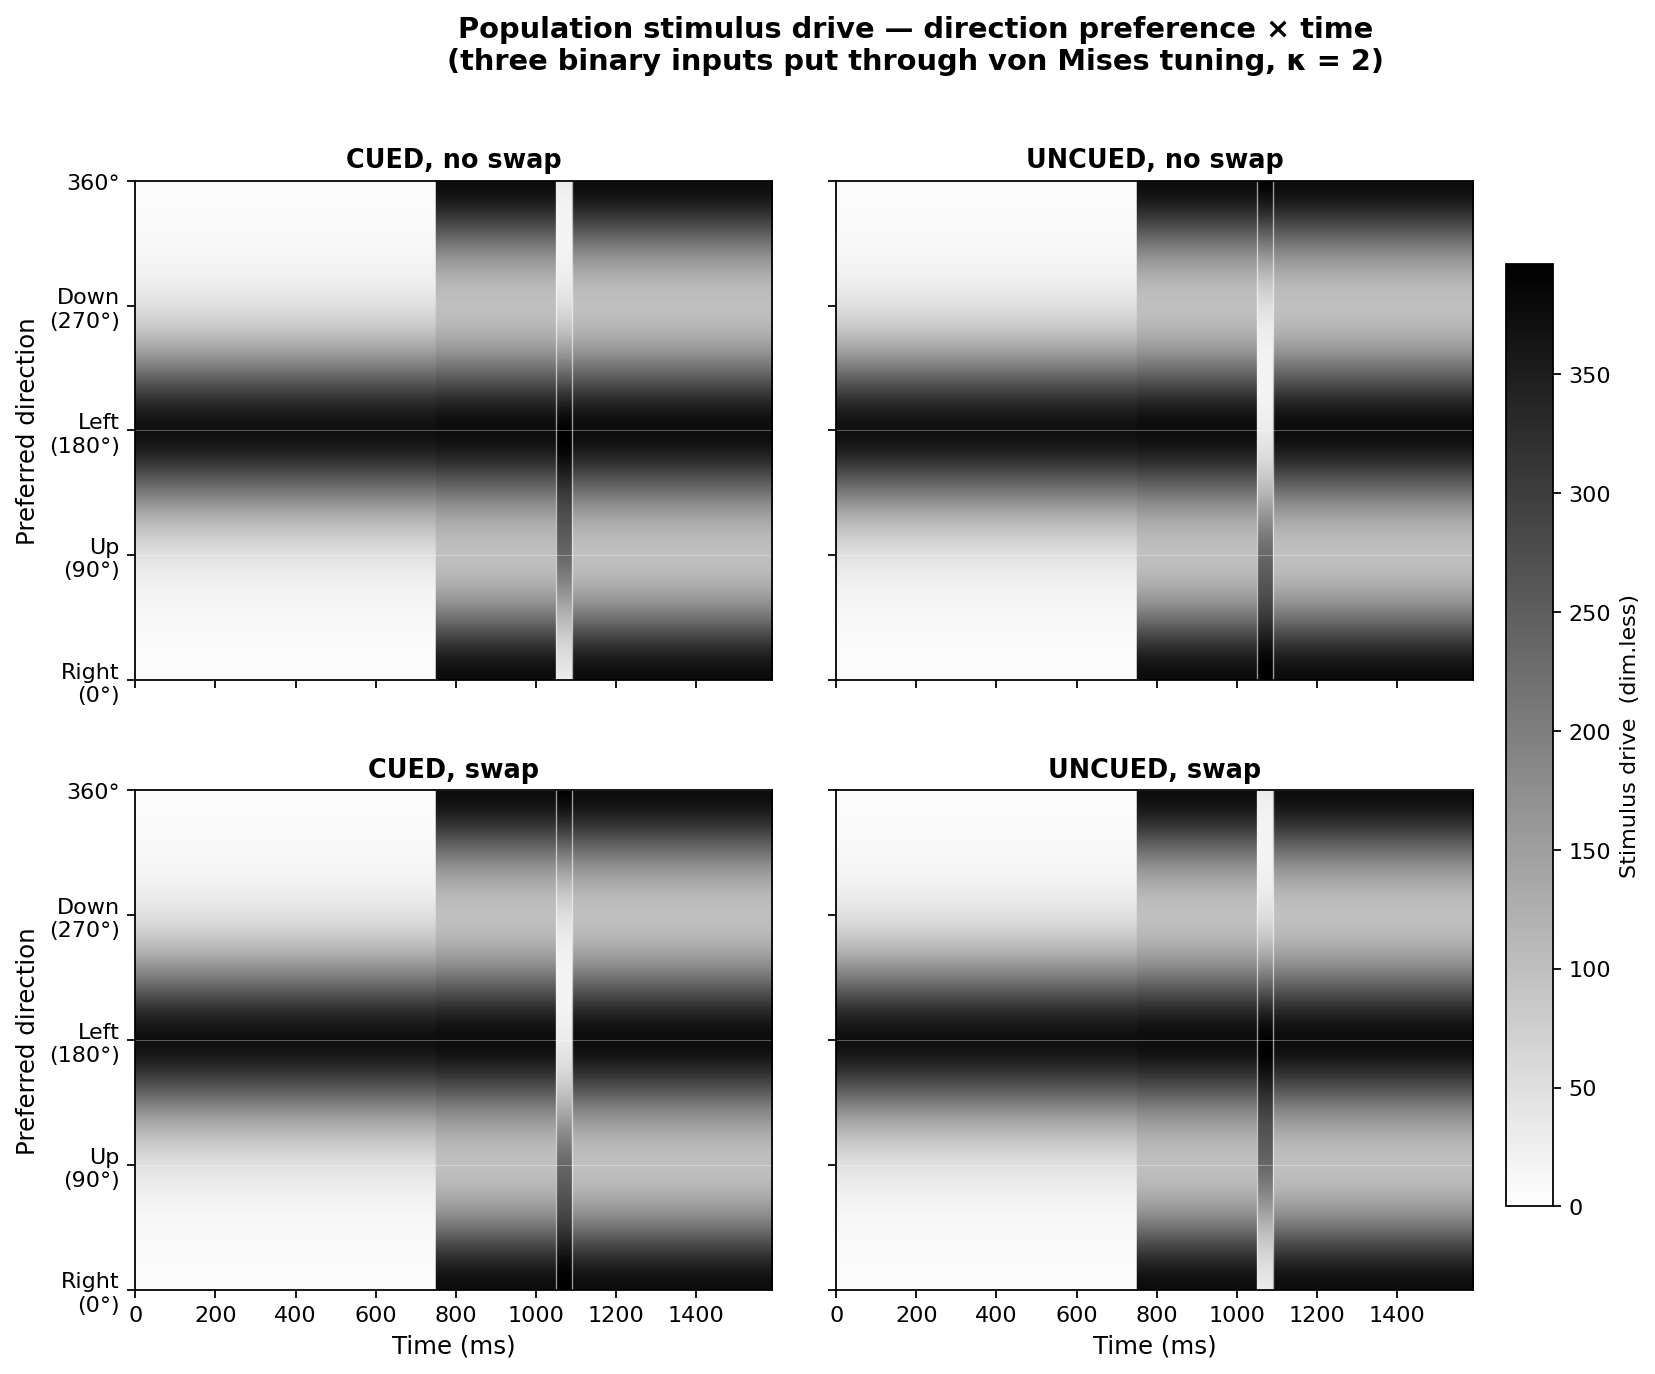

Python code for this plot:
"""
Population 'stimulus drive' à la Reynolds & Heeger (2009), but with the
RF-center axis replaced by time.

We pass the three binary stimulus inputs (left = CW rotation, right = CCW
rotation, up = translation) through a population of direction-selective
neurons spanning the preferred-direction circle, and plot the resulting
drive as a heatmap with y = preferred direction and x = time.

Conventions
-----------
Direction angle in degrees, vision convention:
    0°    = right
    90°   = up
    180°  = left
    270°  = down

Stimulus → motion direction mapping:
    Left   stimulus channel  (CW rotation)   → motion at 180°
    Right  stimulus channel  (CCW rotation)  → motion at   0°
    Up     stimulus channel  (translation)   → motion at  90°

Tuning curve: von Mises (circular Gaussian).
    f(θ_pref, θ_stim) = exp( κ · cos(θ_stim − θ_pref) )

We pick κ = 2 by default → FWHM ≈ 98°, broad but in the ballpark of
direction-selective MT neurons.  Easy to tighten if desired.
"""

import numpy as np
import matplotlib
matplotlib.use('Agg')
import matplotlib.pyplot as plt

from parameters import T_END, T_TRANS_START, T_TRANS_END
from stimulus import channels_for_trial


# Stimulus → motion direction map (degrees, vision convention with
# 0° = right, 90° = up, ±180° = left, −90° = down).
#
# Each of the three input channels is idealized as a single local motion
# direction in an RF positioned so that:
#   - the two opposite rotation directions become "Up" and "Down"
#   - the brief translation runs to the "Right" (placed at the y-axis
#     centre so it doesn't get split at the wraparound edges)
DIR_CW    =  90.0   # CW rotation channel  → Up
DIR_CCW   = -90.0   # CCW rotation channel → Down
DIR_TRANS =   0.0   # translation channel  → Right (centred on the y-axis)

# Back-compat aliases for code that hasn't been updated yet.
DIR_LEFT  = DIR_CW
DIR_RIGHT = DIR_CCW
DIR_UP    = DIR_TRANS

# Tuning concentration (von Mises κ).  κ=2 → FWHM ≈ 98°.
KAPPA = 2.0


def tuning(theta_pref_deg, theta_stim_deg, kappa=KAPPA):
    """von Mises tuning weight at preferred direction θ_pref for a stimulus
    moving in direction θ_stim.  Both in degrees, scalars or arrays.

    Peak value = exp(κ); minimum value (antipreferred) = exp(−κ).
    """
    diff = np.radians(np.asarray(theta_stim_deg) - np.asarray(theta_pref_deg))
    return np.exp(kappa * np.cos(diff))


def stimulus_drive_field(theta_prefs_deg, t, condition, motion_swap=False,
                         kappa=KAPPA):
    """Drive on a grid of (preferred direction × time).

    Returns
    -------
    drive : array of shape (len(theta_prefs_deg), len(t))
    """
    stim_cw, stim_ccw, c_trans = channels_for_trial(condition, motion_swap)
    S_cw    = stim_cw(t)
    S_ccw   = stim_ccw(t)
    S_trans = c_trans(t)

    w_cw    = tuning(theta_prefs_deg, DIR_CW,    kappa)[:, None]
    w_ccw   = tuning(theta_prefs_deg, DIR_CCW,   kappa)[:, None]
    w_trans = tuning(theta_prefs_deg, DIR_TRANS, kappa)[:, None]

    return (w_cw    * S_cw[None, :]
            + w_ccw   * S_ccw[None, :]
            + w_trans * S_trans[None, :])


CONDITIONS = [
    ("CUED, no swap",   'cued',   False),
    ("UNCUED, no swap", 'uncued', False),
    ("CUED, swap",      'cued',   True),
    ("UNCUED, swap",    'uncued', True),
]


def main():
    dt = 1.0
    t = np.arange(0.0, T_END + dt, dt)
    theta_prefs = np.arange(0.0, 360.0, 1.0)   # 1° resolution → 360 neurons

    drives = []
    for label, condition, swap in CONDITIONS:
        d = stimulus_drive_field(theta_prefs, t, condition, swap)
        drives.append((label, d))

    vmax = max(d.max() for _, d in drives)
    vmin = 0.0

    fig, axes = plt.subplots(
        2, 2,
        figsize=(13, 9),
        sharex=True, sharey=True,
        gridspec_kw=dict(hspace=0.22, wspace=0.10),
    )

    for (label, d), ax in zip(drives, axes.flat):
        im = ax.imshow(
            d,
            extent=[t[0], t[-1], theta_prefs[0], theta_prefs[-1]],
            origin='lower',
            aspect='auto',
            cmap='gray_r',
            vmin=vmin, vmax=vmax,
        )
        ax.set_title(label, fontsize=11.5, fontweight='bold')
        ax.axvline(T_TRANS_START, color='white', lw=0.6, alpha=0.6)
        ax.axvline(T_TRANS_END,   color='white', lw=0.6, alpha=0.6)
        ax.set_yticks([0, 90, 180, 270, 360])
        ax.set_yticklabels(['Right\n(0°)', 'Up\n(90°)', 'Left\n(180°)',
                            'Down\n(270°)', '360°'])
        # Light reference lines at the stimulus directions
        for y in (0, 90, 180):
            ax.axhline(y, color='white', lw=0.4, alpha=0.35)

    for ax in axes[1, :]:
        ax.set_xlabel('Time (ms)', fontsize=11)
    for ax in axes[:, 0]:
        ax.set_ylabel('Preferred direction', fontsize=11)

    fig.suptitle(
        "Population stimulus drive — direction preference × time\n"
        "(three binary inputs put through von Mises tuning, κ = 2)",
        fontsize=13, fontweight='bold', y=0.995,
    )

    fig.colorbar(
        im, ax=axes, shrink=0.85, pad=0.02,
        label='Stimulus drive  (dim.less)',
    )

    out = 'drive_figure.png'
    fig.savefig(out, dpi=160, bbox_inches='tight', facecolor='white')
    print(f"Saved {out}")


if __name__ == '__main__':
    main()
